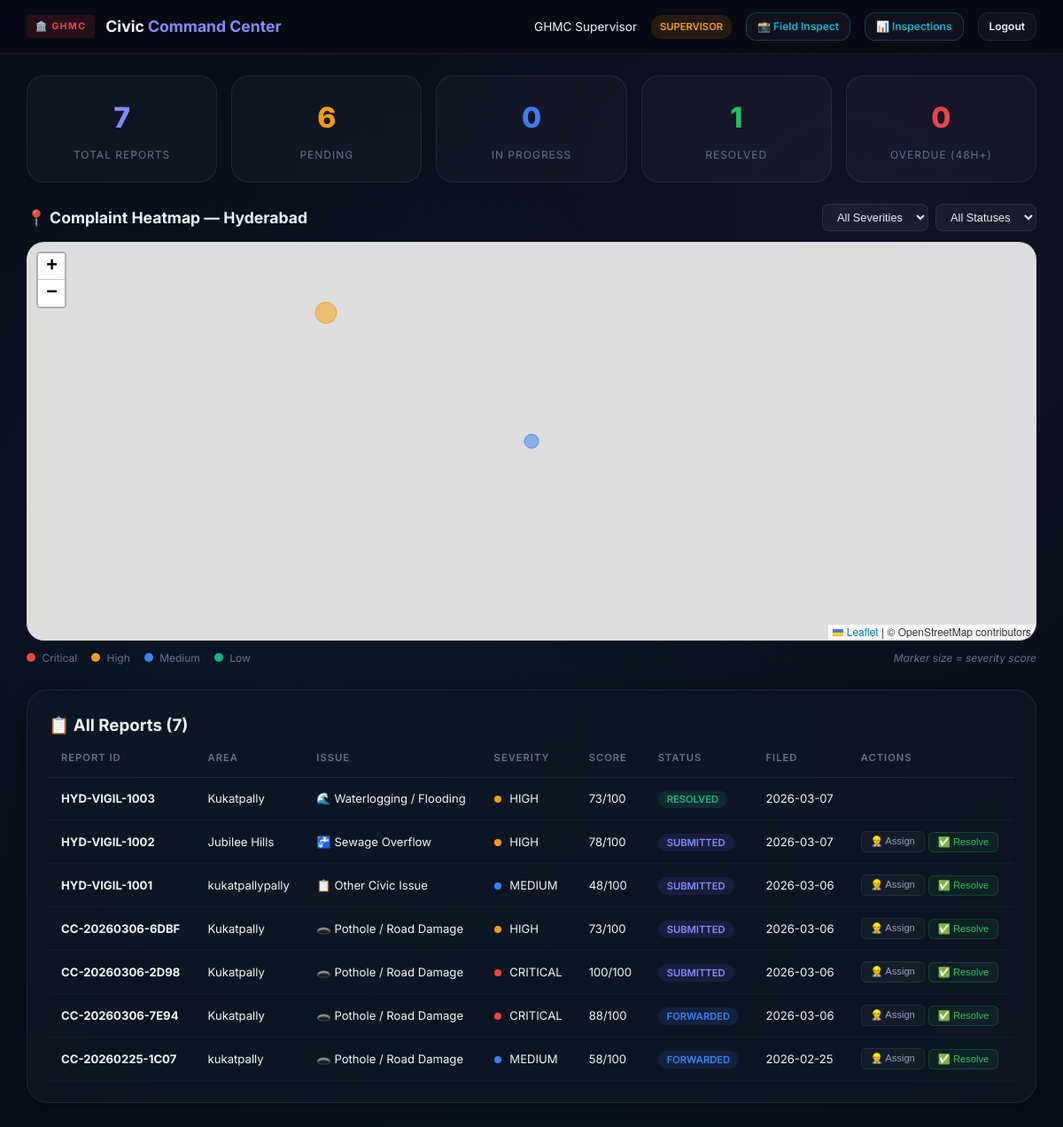
Screenshot of /admin/dashboard (signed in) with the database file from the repository.
### tables this page shows
CREATE TABLE admin_users (
            id          TEXT PRIMARY KEY,
            username    TEXT UNIQUE NOT NULL,
            password    TEXT NOT NULL,
            full_name   TEXT NOT NULL,
            role        TEXT NOT NULL DEFAULT 'field_worker',
            zone        TEXT,
            created_at  TEXT NOT NULL
        );

CREATE TABLE complaints (
            id              TEXT PRIMARY KEY,
            created_at      TEXT NOT NULL,
            city            TEXT NOT NULL,
            area            TEXT NOT NULL,
            complaint_text  TEXT NOT NULL,
            issue_type      TEXT NOT NULL,
            display_label   TEXT NOT NULL,
            severity        TEXT NOT NULL DEFAULT 'medium',
            severity_score  INTEGER NOT NULL DEFAULT 50,
            status          TEXT NOT NULL DEFAULT 'submitted',
            image_url       TEXT,
            image_label     TEXT,
            image_confidence REAL,
            authority_dept  TEXT,
            authority_phone TEXT,
            authority_email TEXT,
            emailed         INTEGER NOT NULL DEFAULT 0
        , image_phash TEXT, forwarded_at TEXT, escalation_due TEXT, response_notes TEXT, resolved_at TEXT, community_verified INTEGER DEFAULT 0, assigned_to TEXT, assigned_at TEXT, gps_lat REAL, gps_lng REAL);

### app.py (the view)
@app.route("/admin")
@app.route("/admin/dashboard")
def admin_dashboard():
    user = _require_admin()
    if not user:
        flash("Please log in to access the GHMC Command Center.", "error")
        return redirect(url_for("admin_login"))
    stats = get_admin_stats()
    return render_template("admin_dashboard.html",
                           user=user,
                           stats=stats,
                           severity_colors=SEVERITY_COLORS,
                           display_labels=DISPLAY_LABELS)

### app.py (called while the page is built)
def _require_admin():
    user_id = session.get("admin_id")
    if not user_id:
        return None
    return get_admin_user(user_id)

### database.py (called while the page is built)
def get_connection():
    conn = sqlite3.connect(str(DB_PATH))
    conn.row_factory = sqlite3.Row
    conn.execute("PRAGMA journal_mode=WAL")
    return conn

def get_admin_user(user_id: str) -> dict | None:
    conn = get_connection()
    row = conn.execute("SELECT * FROM admin_users WHERE id = ?", (user_id,)).fetchone()
    conn.close()
    return dict(row) if row else None

### templates/admin_dashboard.html (shortened to what this page needs)
<!DOCTYPE html>
<html lang="en">
<head>
    <link rel="stylesheet" href="{{ url_for('static', filename='style.css') }}">
    <link rel="stylesheet" href="https://unpkg.com/leaflet@1.9.4/dist/leaflet.css" />
</head>
<body>
    <nav class="admin-nav">
        <div class="admin-brand">
            <span class="admin-brand-badge">🏛️ GHMC</span>
            <h2>Civic <span style="color: #818cf8;">Command Center</span></h2>
        </div>
        <div class="admin-user-info">
            <span>{{ user.full_name }}</span>
            <span class="role-badge role-{{ user.role }}">{{ user.role | replace('_', ' ') }}</span>
            <a href="{{ url_for('admin_inspect') }}" class="btn btn-secondary"
                style="font-size: 0.75rem; padding: 5px 12px; border-color: rgba(6, 182, 212, 0.3); color: #06b6d4;">📸 Field Inspect</a>
            <a href="{{ url_for('admin_inspections') }}" class="btn btn-secondary"
                style="font-size: 0.75rem; padding: 5px 12px; border-color: rgba(6, 182, 212, 0.3); color: #06b6d4;">📊 Inspections</a>
            <a href="{{ url_for('admin_logout') }}" class="btn btn-secondary"
                style="font-size: 0.75rem; padding: 5px 12px;">Logout</a>
        </div>
    </nav>
    <div class="admin-stats">
        <div class="stat-card stat-total">
            <div class="stat-number">{{ stats.total }}</div>
            <div class="stat-label">Total Reports</div>
        </div>
        <div class="stat-card stat-pending">
            <div class="stat-number">{{ stats.pending }}</div>
            <div class="stat-label">Pending</div>
        </div>
        <div class="stat-card stat-progress">
            <div class="stat-number">{{ stats.in_progress }}</div>
            <div class="stat-label">In Progress</div>
        </div>
        <div class="stat-card stat-resolved">
            <div class="stat-number">{{ stats.resolved }}</div>
            <div class="stat-label">Resolved</div>
        </div>
        <div class="stat-card stat-overdue">
            <div class="stat-number">{{ stats.overdue }}</div>
            <div class="stat-label">Overdue (48h+)</div>
        </div>
    </div>
    <div class="map-section">
        <div class="map-header">
            <h3>📍 Complaint Heatmap — Hyderabad</h3>
            <div class="map-filters">
                <select id="filterSeverity">
                    <option value="all">All Severities</option>
                </select>
                <select id="filterStatus">
                    <option value="all">All Statuses</option>
                </select>
            </div>
        </div>
        <div id="heatmap"></div>
        <div class="map-legend">
            <span><span class="legend-dot" style="background:#ef4444;"></span> Critical</span>
            <span><span class="legend-dot" style="background:#f59e0b;"></span> High</span>
            <span><span class="legend-dot" style="background:#3b82f6;"></span> Medium</span>
            <span><span class="legend-dot" style="background:#10b981;"></span> Low</span>
            <span style="margin-left:auto; font-style:italic;">Marker size = severity score</span>
        </div>
    </div>
    <div class="complaints-section">
        <div class="glass-card" style="padding: 24px; overflow-x: auto;">
            <h3 style="margin-top: 0;">📋 All Reports ({{ stats.total }})</h3>
            <table class="complaints-table">
                <thead>
                    <tr>
                        <th>Report ID</th>
                        <th>Area</th>
                        <th>Issue</th>
                        <th>Severity</th>
                        <th>Score</th>
                        <th>Status</th>
                        <th>Filed</th>
                        <th>Actions</th>
                    </tr>
                </thead>
                <tbody>
                    {% for c in stats.recent %}
                    <tr>
                        <td><strong>{{ c.id }}</strong></td>
                        <td>{{ c.area }}</td>
                        <td>{{ display_labels.get(c.issue_type, c.issue_type) }}</td>
                        <td>
                            <span class="severity-dot-sm"
                                style="background: {{ severity_colors.get(c.severity, '#3b82f6') }};"></span>
                            {{ c.severity | upper }}
                        </td>
                        <td>{{ c.severity_score }}/100</td>
                        <td><span class="status-sm {{ c.status }}">{{ c.status | replace('_', ' ') }}</span></td>
                        <td>{{ c.created_at[:10] }}</td>
                        <td>
                            <div style="display: flex; gap: 4px; flex-wrap: wrap;">
                                {% if user.role == 'supervisor' and c.status != 'resolved' %}
                                <button class="action-btn" onclick="openAssignModal('{{ c.id }}')">👷 Assign</button>
                                {% endif %}
                                {% if c.status != 'resolved' %}
                                <form method="post" action="{{ url_for('admin_update_status', complaint_id=c.id) }}"
                                    style="display:inline;">
                                    <button type="submit" class="action-btn resolve">✅ Resolve</button>
                                </form>
                                {% endif %}
                            </div>
                        </td>
                    </tr>
                    {% endfor %}
                </tbody>
            </table>
        </div>
    </div>
</body>
</html>

### static/style.css (style rules this page uses)
:root { --bg-primary: #0a0e1a; --bg-secondary: #111827; --bg-card: rgba(17, 24, 39, 0.7); --bg-glass: rgba(255, 255, 255, 0.04); --border-glass: rgba(255, 255, 255, 0.08); --text-primary: #f1f5f9; --text-secondary: #94a3b8; --text-muted: #64748b; --accent-blue: #3b82f6; --accent-cyan: #06b6d4; --accent-purple: #8b5cf6; --accent-amber: #f59e0b; --accent-emerald: #10b981; --accent-rose: #f43f5e; --gradient-primary: linear-gradient(135deg, #3b82f6 0%, #8b5cf6 50%, #06b6d4 100%); --gradient-hero: linear-gradient(160deg, #0f172a 0%, #1e1b4b 40%, #0f172a 100%); --gradient-card: linear-gradient(135deg, rgba(59, 130, 246, 0.08) 0%, rgba(139, 92, 246, 0.06) 100%); --shadow-sm: 0 1px 3px rgba(0, 0, 0, 0.4); --shadow-md: 0 4px 16px rgba(0, 0, 0, 0.4); --shadow-lg: 0 8px 32px rgba(0, 0, 0, 0.5); --shadow-glow: 0 0 40px rgba(59, 130, 246, 0.15); --radius-sm: 8px; --radius-md: 12px; --radius-lg: 20px; --radius-xl: 24px; --transition: 0.3s cubic-bezier(0.4, 0, 0.2, 1); }
*, *::before, *::after { margin: 0; padding: 0; box-sizing: border-box; }
html { scroll-behavior: smooth; }
body { font-family: 'Inter', system-ui, -apple-system, sans-serif; background: var(--bg-primary); color: var(--text-primary); line-height: 1.7; min-height: 100vh; overflow-x: hidden; }
body::before { content: ''; position: fixed; inset: 0; background-image: radial-gradient(circle at 20% 50%, rgba(59, 130, 246, 0.06) 0%, transparent 50%), radial-gradient(circle at 80% 20%, rgba(139, 92, 246, 0.06) 0%, transparent 50%), radial-gradient(circle at 50% 80%, rgba(6, 182, 212, 0.04) 0%, transparent 50%); pointer-events: none; z-index: 0; }
a { color: var(--accent-blue); text-decoration: none; transition: color var(--transition); }
.stat-label { font-size: 0.8rem; color: var(--text-muted); text-transform: uppercase; letter-spacing: 1px; margin-top: 4px; }
.glass-card { background: var(--bg-card); border: 1px solid var(--border-glass); border-radius: var(--radius-xl); padding: 32px; backdrop-filter: blur(12px); -webkit-backdrop-filter: blur(12px); box-shadow: var(--shadow-md); transition: all var(--transition); }
.btn { display: inline-flex; align-items: center; justify-content: center; gap: 8px; padding: 14px 28px; border-radius: var(--radius-md); font-family: inherit; font-weight: 600; font-size: 0.95rem; border: none; cursor: pointer; transition: all var(--transition); text-decoration: none; position: relative; overflow: hidden; }
.btn-secondary { background: var(--bg-glass); color: var(--text-primary); border: 1px solid var(--border-glass); }

### rows the page displays
admin_users: full_name "GHMC Supervisor", role "SUPERVISOR"
complaints: id "HYD-VIGIL-1003", area "Kukatpally", get "🌊 Waterlogging / Flooding", severity "HIGH", severity_score "73", status "RESOLVED", created_at "2026-03-07"
complaints: id "HYD-VIGIL-1002", area "Jubilee Hills", get "🚰 Sewage Overflow", severity "HIGH", severity_score "78", status "SUBMITTED", created_at "2026-03-07"
complaints: id "HYD-VIGIL-1001", area "kukatpallypally", get "📋 Other Civic Issue", severity "MEDIUM", severity_score "48", status "SUBMITTED", created_at "2026-03-06"
complaints: id "CC-20260306-6DBF", area "Kukatpally", get "🕳️ Pothole / Road Damage", severity "HIGH", severity_score "73", status "SUBMITTED", created_at "2026-03-06"
complaints: id "CC-20260306-2D98", area "Kukatpally", get "🕳️ Pothole / Road Damage", severity "CRITICAL", severity_score "100", status "SUBMITTED", created_at "2026-03-06"
complaints: id "CC-20260306-7E94", area "Kukatpally", get "🕳️ Pothole / Road Damage", severity "CRITICAL", severity_score "88", status "FORWARDED", created_at "2026-03-06"
complaints: id "CC-20260225-1C07", area "kukatpally", get "🕳️ Pothole / Road Damage", severity "MEDIUM", severity_score "58", status "FORWARDED", created_at "2026-02-25"

### other values shown
{{ stats.total }} "7"
{{ stats.pending }} "6"
{{ stats.in_progress }} "0"
{{ stats.resolved }} "1"
{{ stats.overdue }} "0"
